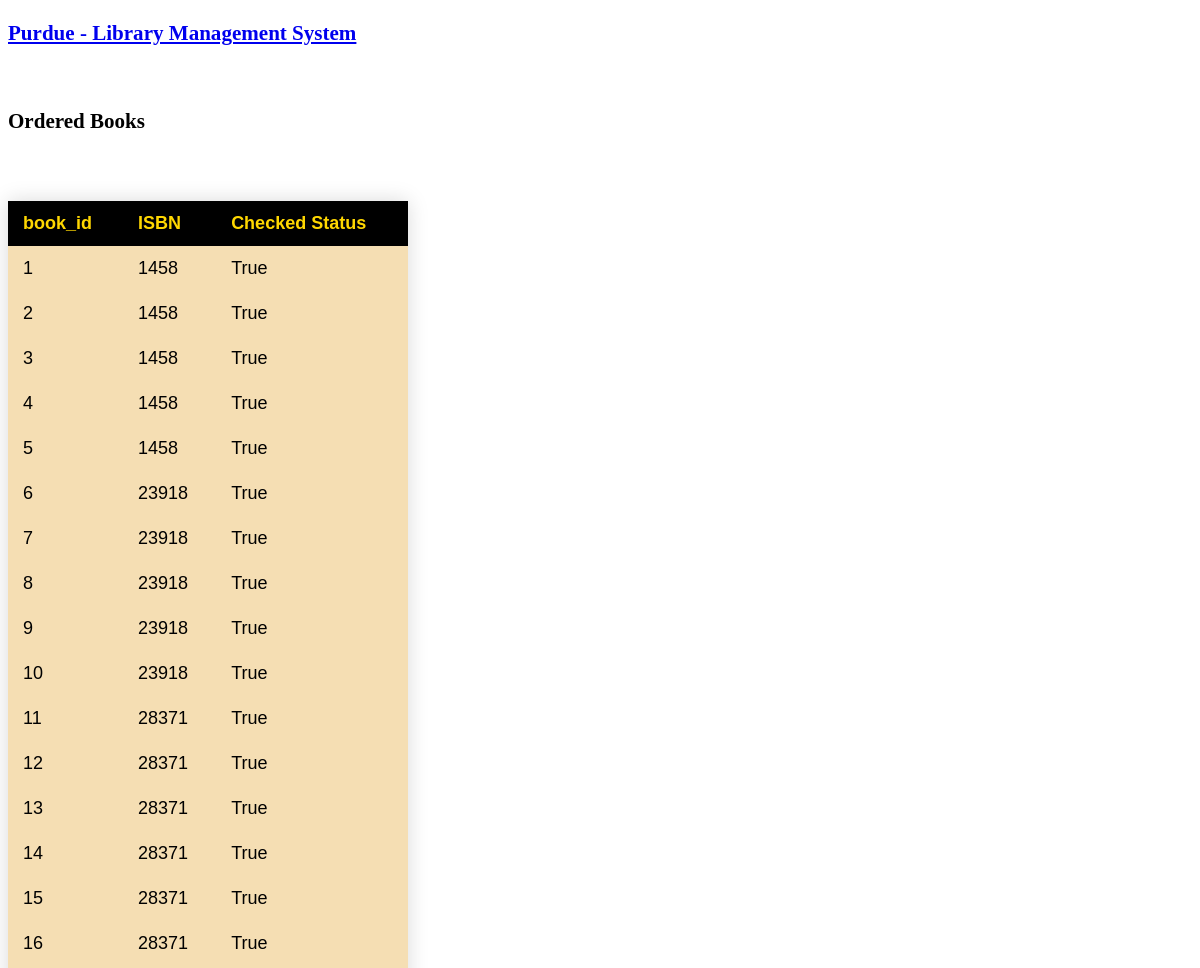
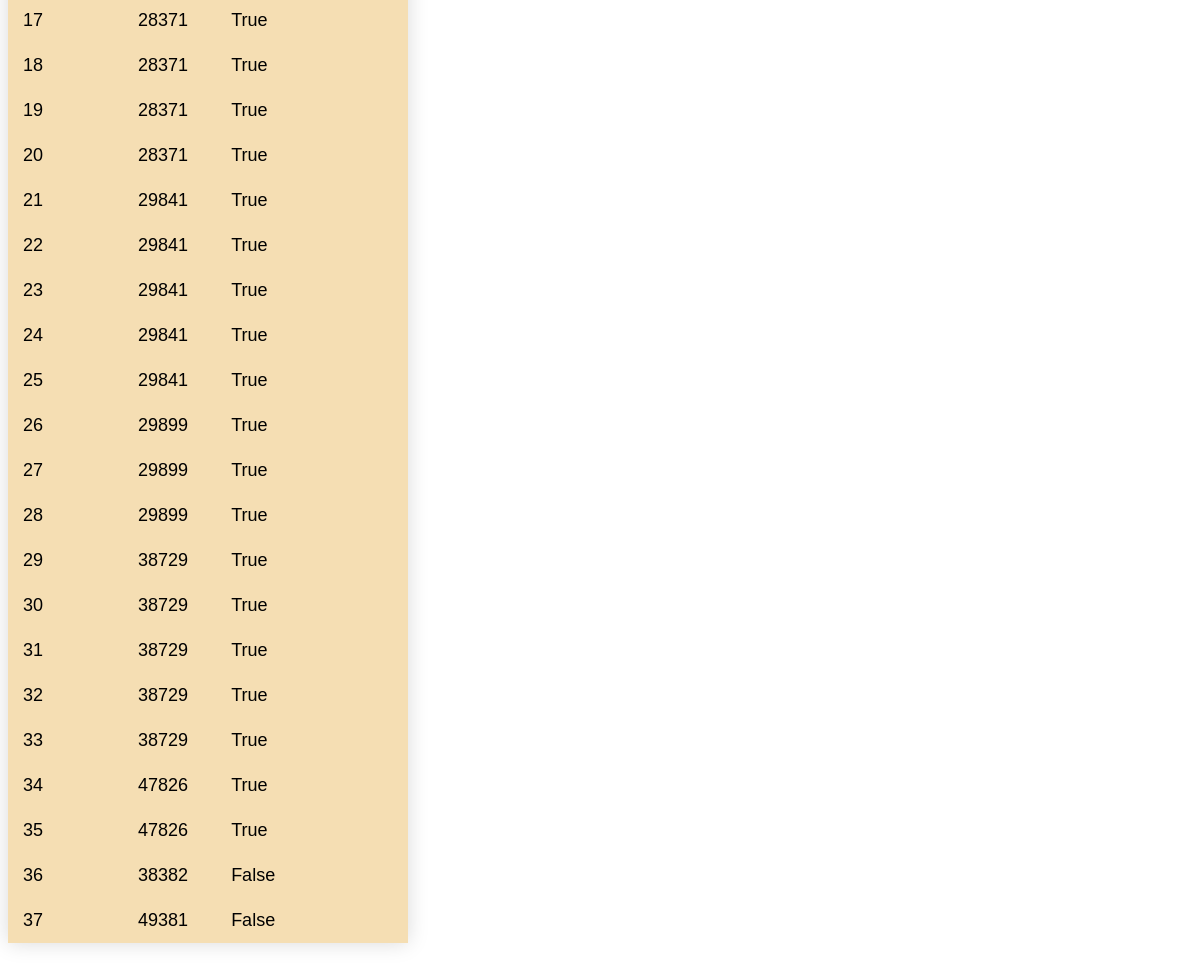
/show_books, run on the app's committed database (2 pictures, top to bottom).
### app.py (models this page shows, shortened)
class books(db.Model):
    book_id = db.Column(db.Integer, primary_key=True, nullable=False, autoincrement=True, index = True)
    isbn = db.Column(db.String(200), nullable=False)
    checked_status = db.Column(db.Boolean, nullable=False)
    @app.route('/show_books')
    def show_books():
        return render_template('show_books.html', books = books.query.all())

### app.py (the view)
    @app.route('/show_books')
    def show_books():
        return render_template('show_books.html', books = books.query.all())

### templates/show_books.html (shortened to what this page needs)
<!DOCTYPE html>
<html lang="en">
  <head>
  </head>
  <body>
    <h3>
      <a href="{{ url_for('show_all') }}">Purdue - Library Management System</a>
    </h3>
    <br />
    <h3>Ordered Books</h3>
    <br />
    <table class="styled-table">
      <thead>
        <tr>
          <th>book_id</th>
          <th>ISBN</th>
          <th>Checked Status</th>
        </tr>
      </thead>
      <tbody>
        {% for book in books %}
        <tr>
          <td>{{ book.book_id }}</td>
          <td>{{ book.isbn}}</td>
          <td>{{ book.checked_status}}</td>
        </tr>
        {% endfor %}
      </tbody>
    </table>
  </body>
</html>

### templates/show_books.html (style rules this page uses)
table { border-collapse: collapse; margin: 25px 0; font-size: large; font-family: sans-serif; min-width: 400px; box-shadow: 0 0 20px rgba(0, 0, 0, 0.15); }
th { padding: 12px 15px; background-color: black; }
thead { background-color: black; color: gold; text-align: left; }
tr { background-color: wheat; text-align: left; }
td { padding: 12px 15px; background-color: wheat; }
body { font-size: large; }

### data on the page
books: book_id "1", isbn "1458", checked_status "True"
books: book_id "2", isbn "1458", checked_status "True"
books: book_id "3", isbn "1458", checked_status "True"
books: book_id "4", isbn "1458", checked_status "True"
books: book_id "5", isbn "1458", checked_status "True"
books: book_id "6", isbn "23918", checked_status "True"
books: book_id "7", isbn "23918", checked_status "True"
books: book_id "8", isbn "23918", checked_status "True"
books: book_id "9", isbn "23918", checked_status "True"
books: book_id "10", isbn "23918", checked_status "True"
books: book_id "11", isbn "28371", checked_status "True"
books: book_id "12", isbn "28371", checked_status "True"
books: book_id "13", isbn "28371", checked_status "True"
books: book_id "14", isbn "28371", checked_status "True"
books: book_id "15", isbn "28371", checked_status "True"
books: book_id "16", isbn "28371", checked_status "True"
books: book_id "17", isbn "28371", checked_status "True"
books: book_id "18", isbn "28371", checked_status "True"
books: book_id "19", isbn "28371", checked_status "True"
books: book_id "20", isbn "28371", checked_status "True"
books: book_id "21", isbn "29841", checked_status "True"
books: book_id "22", isbn "29841", checked_status "True"
books: book_id "23", isbn "29841", checked_status "True"
books: book_id "24", isbn "29841", checked_status "True"
books: book_id "25", isbn "29841", checked_status "True"
books: book_id "26", isbn "29899", checked_status "True"
books: book_id "27", isbn "29899", checked_status "True"
books: book_id "28", isbn "29899", checked_status "True"
books: book_id "29", isbn "38729", checked_status "True"
books: book_id "30", isbn "38729", checked_status "True"
books: book_id "31", isbn "38729", checked_status "True"
books: book_id "32", isbn "38729", checked_status "True"
books: book_id "33", isbn "38729", checked_status "True"
books: book_id "34", isbn "47826", checked_status "True"
books: book_id "35", isbn "47826", checked_status "True"
books: book_id "36", isbn "38382", checked_status "False"
books: book_id "37", isbn "49381", checked_status "False"
